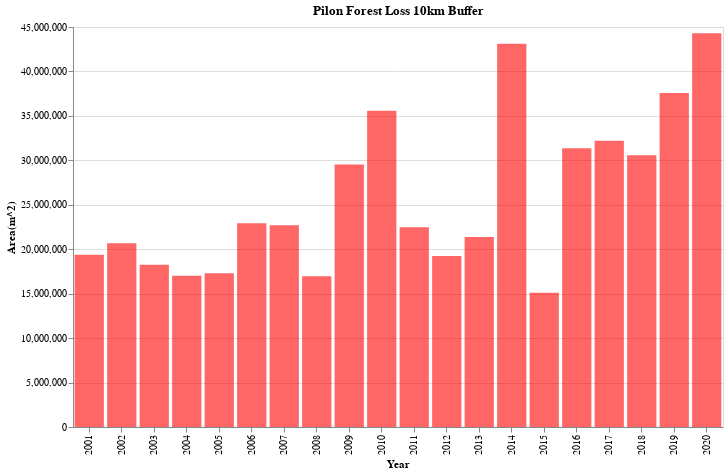

The notebook cell saved with this chart:
### Code cell
alt.Chart(forest_loss_pilon_10km_clean, title='Pilon Forest Loss 10km Buffer').mark_bar().encode(
    alt.X('Year:N'),
    alt.Y('Area(m^2):Q'),
    alt.Tooltip(['Year', 'Area(m^2)']),
    color = alt.value('red'),
    opacity = alt.value(0.6),
).properties(
    width = 650,
    height = 400
)

### Figure 1 — Vega-Lite specification as saved in the notebook (floating-point values rounded to 4 significant figures)
{"config": {"view": {"continuousWidth": 400, "continuousHeight": 300}}, "data": {"name": "data-dbfdca6b57cbd2a8c7c38c41de3e4491"}, "mark": "bar", "encoding": {"color": {"value": "red"}, "opacity": {"value": 0.6}, "tooltip": [{"type": "quantitative", "field": "Year"}, {"type": "quantitative", "field": "Area(m^2)"}], "x": {"type": "nominal", "field": "Year"}, "y": {"type": "quantitative", "field": "Area(m^2)"}}, "height": 400, "title": "Pilon Forest Loss 10km Buffer", "width": 650, "$schema": "https://vega.github.io/schema/vega-lite/v4.8.1.json", "datasets": {"data-dbfdca6b57cbd2a8c7c38c41de3e4491": [{"Year": 2001, "Pixel Count": 26127, "Area(m^2)": 19360000.0}, {"Year": 2002, "Pixel Count": 27885, "Area(m^2)": 20670000.0}, {"Year": 2003, "Pixel Count": 24616, "Area(m^2)": 18240000.0}, {"Year": 2004, "Pixel Count": 22951, "Area(m^2)": 17010000.0}, {"Year": 2005, "Pixel Count": 23321, "Area(m^2)": 17280000.0}, {"Year": 2006, "Pixel Count": 30938, "Area(m^2)": 22930000.0}, {"Year": 2007, "Pixel Count": 30625, "Area(m^2)": 22700000.0}, {"Year": 2008, "Pixel Count": 22889, "Area(m^2)": 16960000.0}, {"Year": 2009, "Pixel Count": 39844, "Area(m^2)": 29530000.0}, {"Year": 2010, "Pixel Count": 47987, "Area(m^2)": 35570000.0}, {"Year": 2011, "Pixel Count": 30336, "Area(m^2)": 22480000.0}, {"Year": 2012, "Pixel Count": 25953, "Area(m^2)": 19240000.0}, {"Year": 2013, "Pixel Count": 28826, "Area(m^2)": 21370000.0}, {"Year": 2014, "Pixel Count": 58158, "Area(m^2)": 43110000.0}, {"Year": 2015, "Pixel Count": 20372, "Area(m^2)": 15100000.0}, {"Year": 2016, "Pixel Count": 42303, "Area(m^2)": 31350000.0}, {"Year": 2017, "Pixel Count": 43457, "Area(m^2)": 32210000.0}, {"Year": 2018, "Pixel Count": 41263, "Area(m^2)": 30580000.0}, {"Year": 2019, "Pixel Count": 50705, "Area(m^2)": 37580000.0}, {"Year": 2020, "Pixel Count": 59750, "Area(m^2)": 44290000.0}]}}
